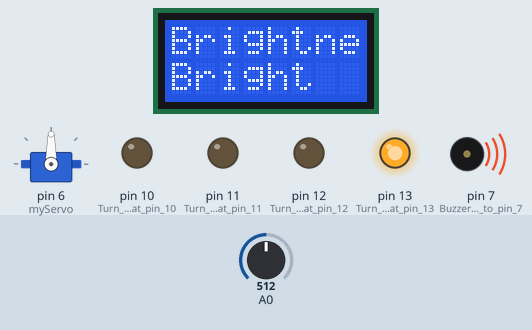
A sketch run on a simulated Arduino Uno, built with avr-gcc and run on an emulated ATmega328P. On the bench: servo, 8×2 character LCD, output pins drawn as LEDs (lit = HIGH), buzzer (waves = sounding, pin HIGH). Inputs (shaded band) come from the test bench; at power-on: A0 = 512. What the sketch prints to the serial monitor is not drawn.

Above: at 1.2 s.
1.3 s: A0 set to 271
2.8 s: A0 set to 246
At 3.2 s:
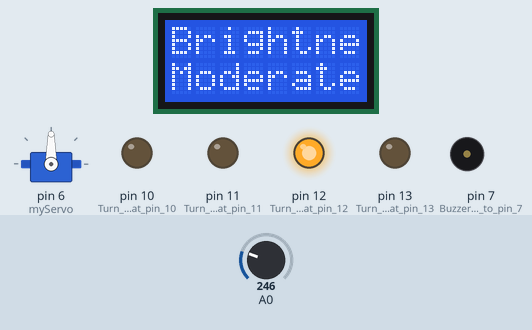
4.3 s: A0 set to 147
5.8 s: A0 set to 122
At 6.6 s:
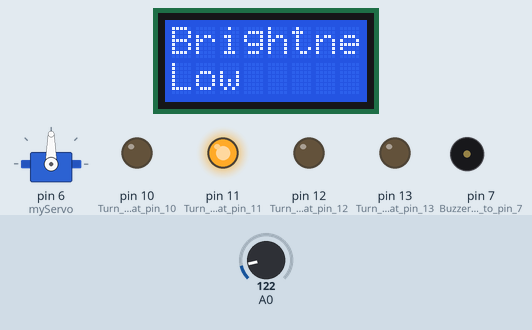
7.4 s: A0 set to 15
8.9 s: A0 set to 11
At 9.06 s:
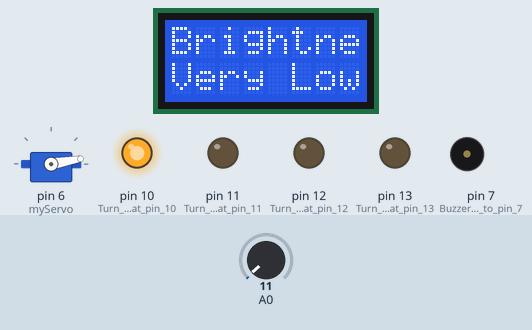
At 10.8 s:
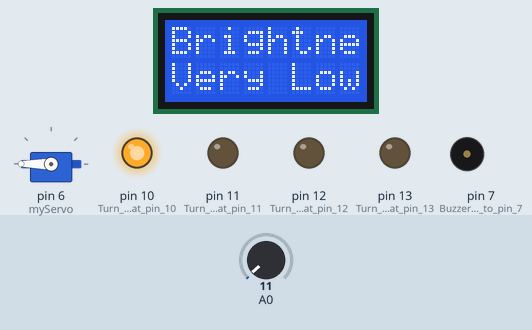
Timing chart, 0 to 11.6 s (numbered marks = the images above; inputs shaded):
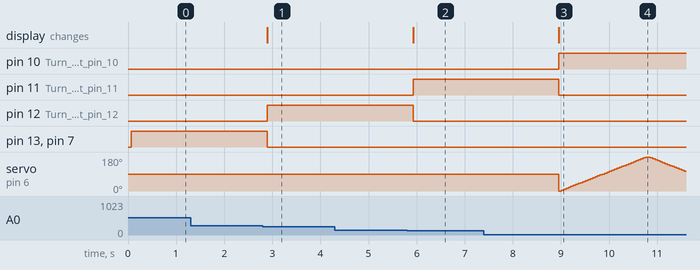

Measured:
- the behaviour switches between 256 and 255 on A0 (found by bisection; images 0 and 1)
- the behaviour switches between 135 and 134 on A0 (found by bisection; images 1 and 2)
- the behaviour switches between 14 and 13 on A0 (found by bisection; images 2 and 3)
- after the input at 1.3 s, every drawn part: stays the same
- after the input at 2.8 s, pin 12 (Turn_off_LED_at_pin_12): LOW → HIGH after 0.10 s; pin 13 (Turn_on_LED_at_pin_13), pin 7 (Buzzer_connected_to_pin_7): HIGH → LOW after 0.10 s; the display: changes after 0.10 s (image 1)
- after the input at 4.3 s, every drawn part: stays the same
- after the input at 5.8 s, pin 11 (Turn_off_LED_at_pin_11): LOW → HIGH after 0.13 s; pin 12 (Turn_off_LED_at_pin_12): HIGH → LOW after 0.13 s; the display: changes after 0.13 s (image 2)
- after the input at 7.4 s, every drawn part: stays the same
- after the input at 8.9 s, pin 10 (Turn_off_LED_at_pin_10): LOW → HIGH after 0.06 s; pin 11 (Turn_off_LED_at_pin_11): HIGH → LOW after 0.06 s; the display: changes after 0.06 s (image 3)

The sketch:

Blink.ino
```cpp
#include <Servo.h>
#include <LiquidCrystal.h> // Include the LCD library

int sensorValue = 0;
Servo myServo;
LiquidCrystal lcd(8, 9, 5, 4, 3, 2); // Define the LCD pins (RS, RW, Enable, D4, D5, D6, D7)

void setup() {
  pinMode(A0, INPUT);
  pinMode(7, OUTPUT); // Buzzer connected to pin 7
  pinMode(13, OUTPUT); // Turn on LED at pin 13
  pinMode(12, OUTPUT);  // Turn off LED at pin 12
  pinMode(11, OUTPUT);  // Turn off LED at pin 11
  pinMode(10, OUTPUT);  // Turn off LED at pin 10

  myServo.attach(6);
  Serial.begin(9600);
  lcd.begin(8, 2); // Initialize the LCD with 8 columns and 2 rows
  lcd.print("Brightness:"); // Print a static text on the LCD
}

void loop() {
  sensorValue = analogRead(A0);
  Serial.println(sensorValue);

  //int fade = map(sensorValue, 54, 974, 0, 255);
  lcd.setCursor(0, 1); // Set cursor to second line

  if (sensorValue > 256) {
    lcd.print("Bright      "); // Display brightness level on LCD
    digitalWrite(13, HIGH); // Turn on LED at pin 13
    digitalWrite(12, LOW);  // Turn off LED at pin 12
    digitalWrite(11, LOW);  // Turn off LED at pin 11
    digitalWrite(10, LOW);  // Turn off LED at pin 10
    digitalWrite(7, HIGH); // Turn on buzzer at pin 7
    myServo.write(90); // Move the servo to a neutral position (or any other desired position)
  } else if ((sensorValue >= 135) && (sensorValue < 256)) {
    lcd.print("Moderate    "); // Display brightness level on LCD
   digitalWrite(13, LOW);  // Turn off LED at pin 13
    digitalWrite(12, HIGH); // Turn on LED at pin 12
    digitalWrite(11, LOW);  // Turn off LED at pin 11
    digitalWrite(10, LOW);  // Turn off LED at pin 10
    digitalWrite(7, LOW); // Turn off buzzer at pin 7
    myServo.write(90); // Move the servo to a neutral position (or any other desired position)
  } else if ((sensorValue >= 14) && (sensorValue < 135)) {
    lcd.print("Low         "); // Display brightness level on LCD
    digitalWrite(13, LOW);  // Turn off LED at pin 13
    digitalWrite(12, LOW);  // Turn off LED at pin 12
    digitalWrite(11, HIGH); // Turn on LED at pin 11
    digitalWrite(10, LOW);  // Turn off LED at pin 10
    digitalWrite(7, LOW); // Turn off buzzer at pin 7
    myServo.write(90); // Move the servo to a neutral position (or any other desired position)
  } else if ((sensorValue >= 0) && (sensorValue < 14)) {
    lcd.print("Very Low    "); // Display brightness level on LCD
    digitalWrite(13, LOW);  // Turn off LED at pin 13
    digitalWrite(12, LOW);  // Turn off LED at pin 12
    digitalWrite(11, LOW);  // Turn off LED at pin 11
    digitalWrite(10, HIGH); // Turn on LED at pin 10
    digitalWrite(7, LOW); // Turn off buzzer at pin 7
    myServo.write(135); // Move the servo to position 135 (or any other desired position)

     for (int angle = 0; angle <= 180; angle += 5) {
      myServo.write(angle);
      delay(50);
    }
    for (int angle = 180; angle >= 0; angle -= 5) {
      myServo.write(angle);
      delay(50);
    }
  }

  delay(200);
}
```
